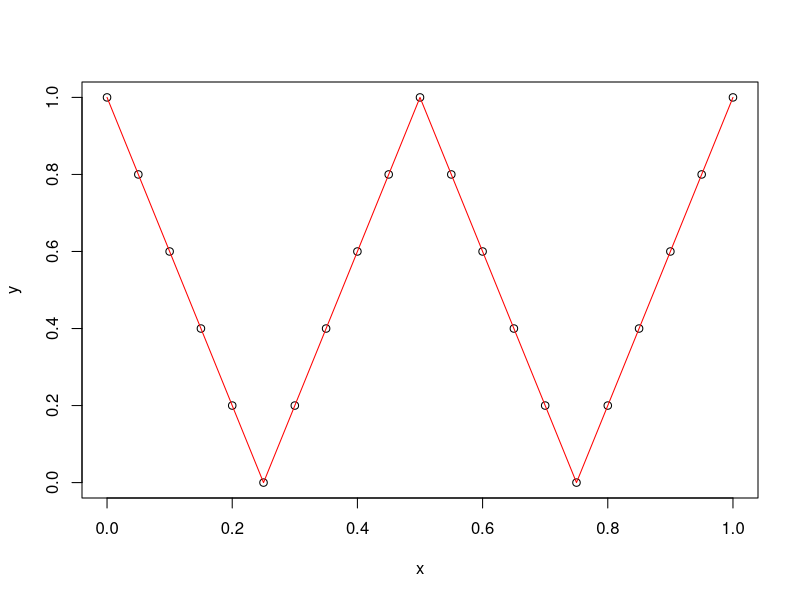

The R script that drew this image:
func <- function(x) {
  if (x < 0.25) {
    return (1-4*x)
  }
  if (x < 0.50) {
    return (-1 + 4*x)
  }
  if (x < 0.75) {
    return (3 - 4*x)
  }
  return (-3 + 4*x)
}


x <- 0:20/20
y <- lapply(x, func)

X11()

plot(x, y)
lines(x,y, col='red')

locator(1)
